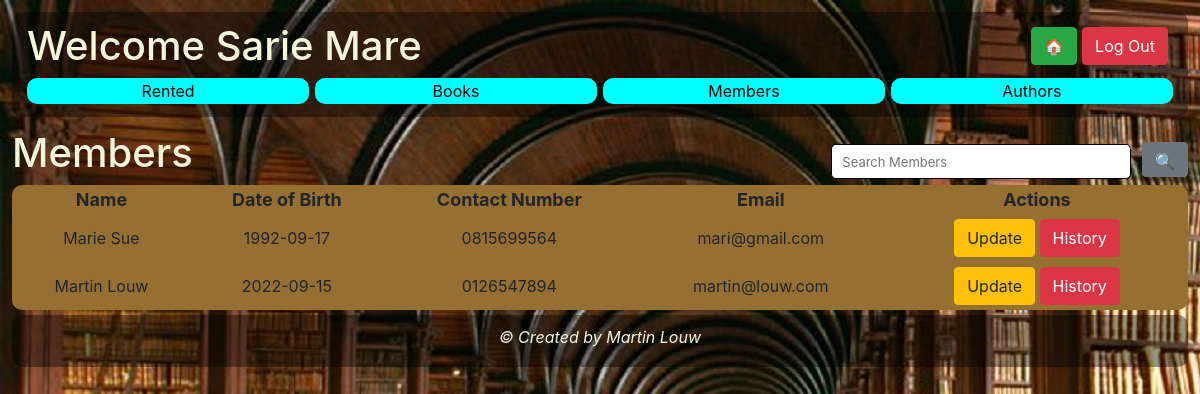
Screenshot of /librarian/librarianMembers.php (signed in) with the database file from the repository.
### tables this page shows
CREATE TABLE `members` (
  `member_id` int(11) NOT NULL,
  `member_name` varchar(255) NOT NULL,
  `member_surname` varchar(255) NOT NULL,
  `member_date_of_birth` date NOT NULL,
  `member_email` varchar(255) NOT NULL,
  `member_password` varchar(255) NOT NULL,
  `member_contact_number` char(10) NOT NULL,
  `role_id` int(11) NOT NULL
);

### librarian/librarianMembers.php (the view)
<?php include '../librarian/librarianHeader.php'; ?>
	<h1>Members
		<form method="post" class="frmMembers">
			<input type='text' id="memberSearch" name="memberSearch" placeholder="Search Members" class="memberSearch">
			<button id="btnMemberSearch" name="btnMemberSearch" class="btn btn-secondary btnMemberSearch">&#128269</button>
		</form>
	</h1>
	<form method="post">
		<table class="memberTable">
			<thead class="memberTableHead">
				<th>Name</th>
				<th>Date of Birth</th>
				<th>Contact Number</th>
				<th>Email</th>
				<th>Actions</th>
			</thead>
			<tbody>
				<?php
					$sql = "SELECT * FROM members
							WHERE role_id = 1
							ORDER BY member_name ASC";
					$result = $conn->query($sql);
					if ($result) {
						if ($result->num_rows > 0) {
							while ($row = $result->fetch_assoc()) { ?>
								<tr class="memberTableRow">
									<td><?= $row['member_name'] . " " . $row['member_surname'] ?></td>
									<td><?= $row['member_date_of_birth'] ?> </td>
									<td><?= $row['member_contact_number'] ?> </td>
									<td><?= $row['member_email'] ?> </td>
									<td>
										<button id="btnUpdateMember" name="btnUpdateMember" value="<?= $row['member_id'] ?>" class="btn btn-warning">Update</button>
										<button id="btnMemberHistory" name="btnMemberHistory" value="<?= $row['member_id'] ?>" class="btn btn-danger">History</button>
									</td>
								</tr>
					<?php	}	?>
			</tbody>
		</table>
	</form>
	<?php
				}
			}
			else {
				echo "Error selecting table " . $conn->error;
			}
	?>
<?php include '../librarian/librarianFooter.php'; ?>

### librarian/librarianHeader.php (shortened to what this page needs)
<!DOCTYPE html>
<html>
	<head>
		<?php require('../php/funcLibrarian.php'); ?>
		<link rel='stylesheet' type='text/css' href='../css/librarian.css'>
		<link rel="stylesheet" href="https://stackpath.bootstrapcdn.com/bootstrap/4.5.0/css/bootstrap.min.css">
	</head>
	<body>
		<header class="container-fluid">
			<form method="post">
				<?php
					$memberID = $_SESSION['loggedInMemberID'];
					$sql = "SELECT * FROM members
							WHERE member_id = $memberID";
					$result = $conn->query($sql);
					if ($result) {
						if ($result->num_rows > 0) {
							while ($row = $result->fetch_assoc()) { ?>
								<h1>Welcome <?= $row['member_name'] . " " . $row['member_surname'] ?>
				<?php
							}
						}
					}
					else {
						echo "Error selecting table " . $conn->error;
					}
				?>
					<button id="btnLogOut" name="btnLogOut" class="btn btn-danger btnLogOut">Log Out</button>
					<button id="btnHome" name="btnHome" class="btn btn-success btnHome">&#127968;</button>
				</h1>
				<section class="buttonGrid">
					<div class="gridButton"><button id="btnDisplayRented" name="btnDisplayRented" class="btnNavigate">Rented</button></div>
					<div class="gridButton"><button id="btnDisplayBooks" name="btnDisplayBooks" class="btnNavigate">Books</button></div>
					<div class="gridButton"><button id="btnDisplayMembers" name="btnDisplayMembers" class="btnNavigate">Members</button></div>
					<div class="gridButton"><button id="btnDisplayAuthors" name="btnDisplayAuthors" class="btnNavigate">Authors</button></div>
				</section>
			</form>
		</header>
		<main>

### css/librarian.css (style rules this page uses)
body { background-image: url(../media/librarian-as-career.jpg); background-repeat: no-repeat; padding: 1%; }
.container-fluid { background-color: rgba(0,0,0,.4); padding: 10px; border: solid; border-width: 0px; border-radius: 10px; margin-bottom: 1%; }
h1 { color: beige; }
.btnLogOut, .btnHome { float: right; margin-right: 5px; margin-top: 5px; }
.buttonGrid { display: grid; grid-template-areas: "gridButton gridButton gridButton gridButton"; grid-template-columns: repeat(4, 1fr); gap: 0.5%; grid-auto-rows: auto; grid-template-rows: auto; }
.gridButton { border: solid; border-width: 0px; border-radius: 10px; margin-bottom: 1%; text-align: center; }
.btnNavigate { background-color: aqua; width: 100%; border: solid; border-width: 0px; border-radius: 10px; }
.frmRented, .frmAuthors, .frmBooks, .frmMembers { float: right; }
.rentedTable, .authorTable, .bookTable, .memberTable { width: 100%; background-color: #966f33; border: solid; border-width: 0px; border-radius: 10px; }
.rentedTableHead, .authorTableHead, .bookTableHead, .memberTableHead { text-align: center; padding: 5px; font-size: large; }
.rentedTableRow, .authorTableRow ,.bookTableRow, .memberTableRow { text-align: center; }
td { padding: 5px; }
.btnBookSearch, .btnRentedSearch, .btnMemberSearch, .btnAuthorSearch { height: 35px; font-size: small; margin-top: 7px; }
@media only screen and (min-width: 600px) { .rentedSearch, .authorSearch, .searchInput, .memberSearch { height: 35px; font-size: small; border: solid; border-radius: 5px; border-width: 1px; width: 200px; padding-left: 10px; } }
@media only screen and (min-width: 772px) { .rentedSearch, .authorSearch, .searchInput, .memberSearch { height: 35px; font-size: small; border: solid; border-radius: 5px; border-width: 1px; width: 250px; padding-left: 10px; } }
@media only screen and (min-width: 992px) { .rentedSearch, .authorSearch, .searchInput, .memberSearch { height: 35px; font-size: small; border: solid; border-radius: 5px; border-width: 1px; width: 300px; padding-left: 10px; } }
@media only screen and (min-width: 1200px) { .rentedSearch, .authorSearch, .searchInput, .memberSearch { height: 35px; font-size: small; border: solid; border-radius: 5px; border-width: 1px; width: 300px; padding-left: 10px; } }

### rows the page displays
members: member_name "Sarie", member_surname "Mare"
members: member_name "Marie", member_surname "Sue", member_date_of_birth "1992-09-17", member_contact_number "0815699564", member_email "mari@gmail.com", $row['member_id'] 1 (drawn)
members: member_name "Martin", member_surname "Louw", member_date_of_birth "2022-09-15", member_contact_number "0126547894", member_email "martin@louw.com", $row['member_id'] 3 (drawn)
